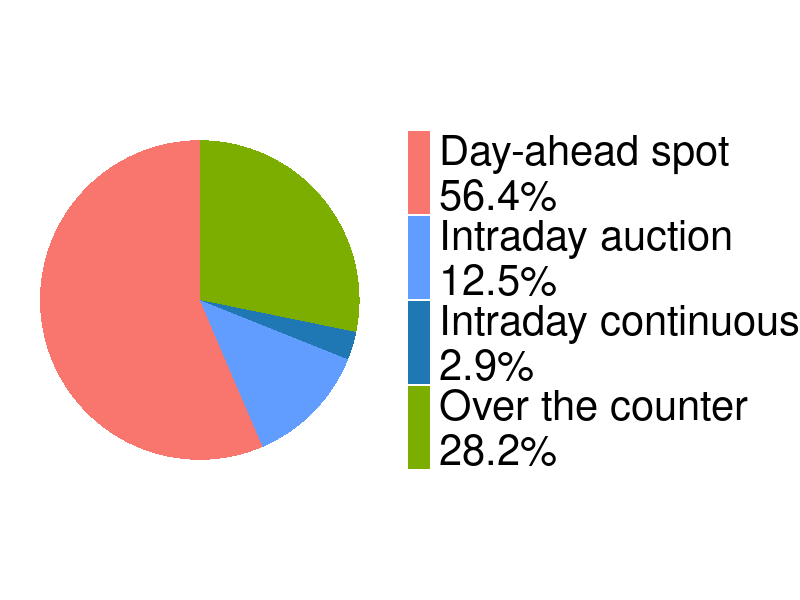
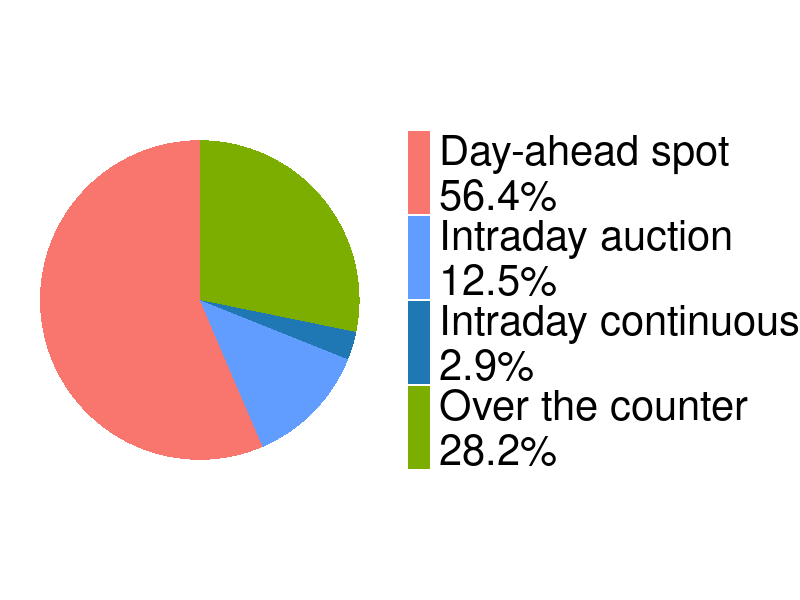

Write R code to recreate these figures, in order.
library(ggplot2)

# Créer les données
market_data <- data.frame(
  Market = c("Day-ahead spot", 
             "Over the counter", 
             "Intraday auction", 
             "Intraday continuous"),
  Volume_TWh = c(158, 79, 35, 8)
)

# Calculer les pourcentages
market_data$Percentage <- round(market_data$Volume_TWh / sum(market_data$Volume_TWh) * 100, 1)

# Étiquettes avec noms et pourcentages
market_data$Label <- paste0(market_data$Market, "\n", market_data$Percentage, "%")

# Couleurs personnalisées : tons bleus pour intraday
custom_colors <- c(
  "Day-ahead spot\n56.4%"     = "#F8766D",  # rouge-orangé
  "Over the counter\n28.2%"   = "#7CAE00",  # vert
  "Intraday auction\n12.5%"   = "#619CFF",  # bleu clair
  "Intraday continuous\n2.9%" = "#1F78B4"   # bleu foncé
)

# Tracer le camembert
market_shares <- ggplot(market_data, aes(x = "", y = Volume_TWh, fill = Label)) +
  geom_bar(stat = "identity", width = 1) +
  coord_polar(theta = "y") +
  scale_fill_manual(values = custom_colors) +
  theme_void() +
  theme(
    legend.title = element_blank(),
    plot.title = element_text(hjust = 0.5)
  )+
  theme(legend.text = element_text(size = 30)    # taille du texte
        
  )
market_shares
save_plot_path <- 'C:/Users/DBT3KD/Desktop/Etude_macro_elec/Overleaf_elec/images/motivation'
setwd(save_plot_path)
ggsave("market_shares.png", plot = market_shares, width = 10 , height = 10, dpi = 300)
